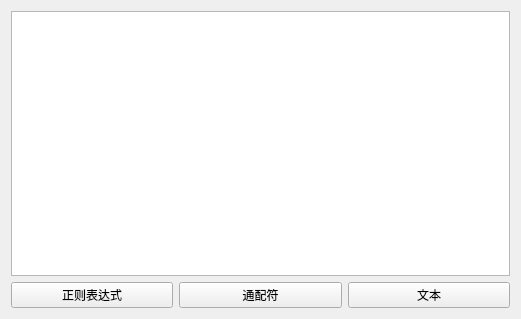
<?xml version="1.0" encoding="UTF-8"?>
<ui version="4.0">
 <class>MainWindow</class>
 <widget class="QMainWindow" name="MainWindow">
  <property name="geometry">
   <rect>
    <x>0</x>
    <y>0</y>
    <width>521</width>
    <height>319</height>
   </rect>
  </property>
  <property name="windowTitle">
   <string>QTreeView示例（by逆风微光qq787701109）</string>
  </property>
  <widget class="QWidget" name="centralWidget">
   <layout class="QVBoxLayout" name="verticalLayout">
    <item>
     <widget class="QTreeView" name="treeView">
      <property name="styleSheet">
       <string notr="true"/>
      </property>
      <attribute name="headerHighlightSections">
       <bool>true</bool>
      </attribute>
     </widget>
    </item>
    <item>
     <layout class="QHBoxLayout" name="horizontalLayout">
      <item>
       <widget class="QPushButton" name="btn1">
        <property name="text">
         <string>正则表达式</string>
        </property>
       </widget>
      </item>
      <item>
       <widget class="QPushButton" name="btn2">
        <property name="text">
         <string>通配符</string>
        </property>
       </widget>
      </item>
      <item>
       <widget class="QPushButton" name="btn3">
        <property name="text">
         <string>文本</string>
        </property>
       </widget>
      </item>
     </layout>
    </item>
   </layout>
  </widget>
 </widget>
 <layoutdefault spacing="6" margin="11"/>
 <resources/>
 <connections/>
</ui>
